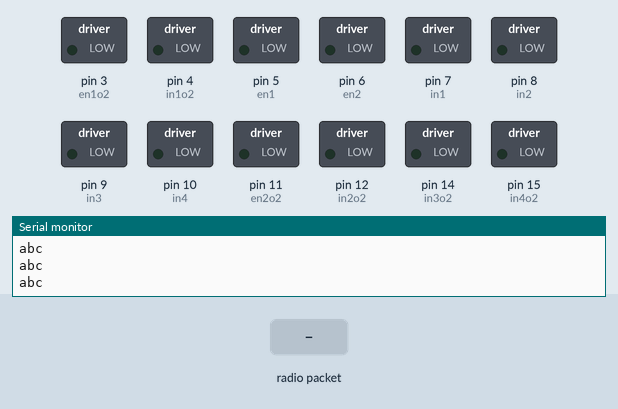
Bench run of a sketch on a simulated Arduino Uno, built with avr-gcc and run on an emulated ATmega328P. Shown: switched loads named in the sketch (green lamp = pin HIGH), the last lines printed to the serial monitor. The inputs (shaded band) are chosen by the test bench. No radio packets arrive unless stated.

Above: at 1.2 s.
1.3 s: radio packet "1" arrives
At 2.8 s:
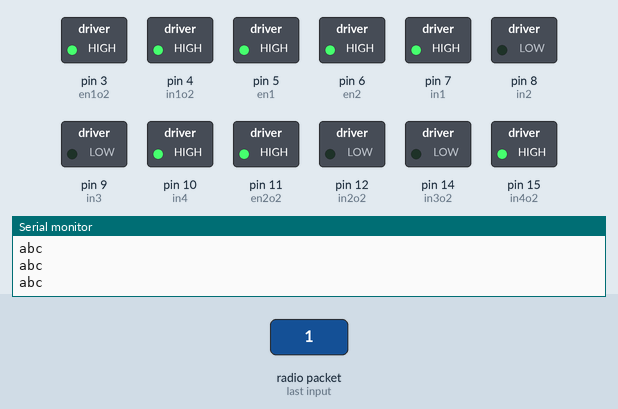
Timing chart, 0 to 4.3 s (numbered marks = the images above; inputs shaded):
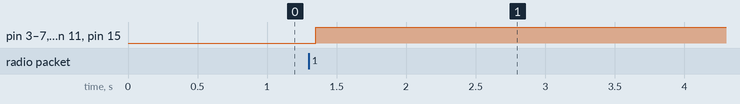

The sketch:

reciever_testing.ino
```cpp
// RECIEVER CODE

//NOTE :- THIS CODE IS USED WHEN CONTROLLING THE ROBOT VIA THE BREADBORD REMOTE

#include <VirtualWire.h>

//declaring pin nos to FIRST L293D
int en1 = 5;
 int en2 = 6;
 int in1 = 7;
 int in2 = 8;
 int in3 = 9;
 int in4 = 10;
 //declaring pin nos to SECOND L293D
 int en1o2 = 3;
 int en2o2 = 11;
 int in1o2 = 4;
 int in2o2 = 12;
 int in3o2 = 14;
 int in4o2 = 15;
 int motorPin[] = {3, 4, 5, 6, 7, 8, 9, 10, 11, 12, 14, 15};//array for storing pin nos
 int a=1;

void setup()
{
    Serial.begin(9600);  // Debugging only
    Serial.println("setup");

    // Initialise the IO and ISR
    vw_setup(2000);  // Bits per sec
    vw_set_rx_pin(2);    //Rx Data pin to Digital  Pin 2
    vw_rx_start();       // Start the receiver PLL running

    for (int i = 0; i < 12; i++)
   {
          pinMode(motorPin[i], OUTPUT);
   }
/*
This is basically what the above for loop does :-
pinMode(en1, OUTPUT);
pinMode(en2, OUTPUT);
pinMode(in1, OUTPUT);
pinMode(in2, OUTPUT);
pinMode(in3, OUTPUT);
pinMode(in4, OUTPUT);
pinMode(en1o2, OUTPUT);
pinMode(en2o2, OUTPUT);
pinMode(in1o2, OUTPUT);
pinMode(in2o2, OUTPUT);
pinMode(in3o2, OUTPUT);
pinMode(in4o2, OUTPUT);
*/
}//close setup

void loop()

{

    uint8_t buf[VW_MAX_MESSAGE_LEN];
    uint8_t buflen = VW_MAX_MESSAGE_LEN;

    if (vw_get_message(buf, &buflen)) // Non-blocking
    {
  int i;

        digitalWrite(13, true); // Flash a light to show received good message
  // Message with a good checksum received, dump it.
  for (i = 0; i < buflen; i++)
  {
   Serial.print(buf[i]);//print received command
        if(buf[i] == '1')//if button 1 is pressed.... i.e.forward buton
      {
        forward();//go forward
        Serial.println(" = forward");
        delay(250);
        break;

      }


  }

   }//close if
   else
   {
    Serial.println("abc");
    delay(450);

   }
}//close loop


////////////////////////////////////////////////////////////////////////////////////////
//set of functions

void forward()
{
  digitalWrite(en1,HIGH);
  digitalWrite(en2,HIGH);
  digitalWrite(en1o2,HIGH);
  digitalWrite(en2o2,HIGH);
  digitalWrite(in1,HIGH);
  digitalWrite(in1o2,HIGH);
  digitalWrite(in2,LOW);
  digitalWrite(in2o2,LOW);
  digitalWrite(in3,LOW);
  digitalWrite(in3o2,LOW);
  digitalWrite(in4,HIGH);
  digitalWrite(in4o2,HIGH);

  }


 //End Of Code
```

Measured:
- after the input at 1.3 s, pin 3 (en1o2), pin 4 (in1o2), pin 5 (en1), pin 6 (en2), pin 7 (in1), pin 10 (in4), pin 11 (en2o2), pin 15 (in4o2): LOW → HIGH after 0.05 s
